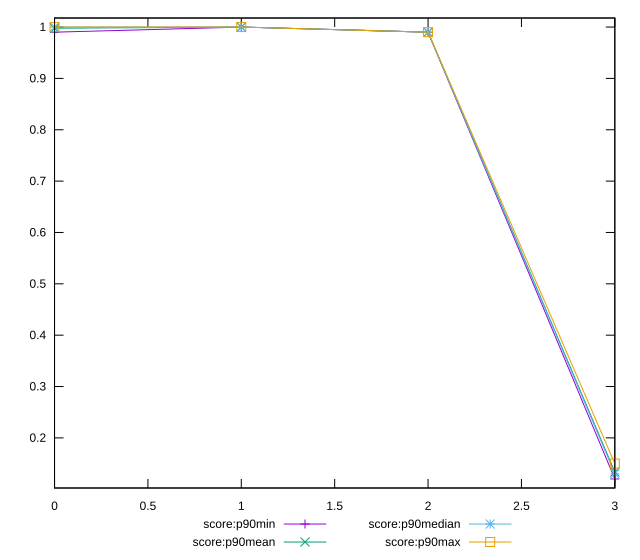

Source code (gnuplot):
reset

$scoreP90Min <<EOF
0 0.99
1 1
2 0.99
3 0.12
EOF

$scoreP90Mean <<EOF
0 0.9977659574468084
1 1
2 0.9899999999999988
3 0.1335106382978725
EOF

$scoreP90Median <<EOF
0 1
1 1
2 0.99
3 0.13
EOF

$scoreP90Max <<EOF
0 1
1 1
2 0.99
3 0.15
EOF

set key outside below
set xrange [0:3]
set yrange [0.10239999999999999:1.0176]
set trange [0.10239999999999999:1.0176]
set terminal svg size 640, 560 enhanced background rgb 'white'
set output "reports/report_00032_2021-02-25T10-28-15.087Z/first-meaningful-paint/progression/score.svg"

plot $scoreP90Min title "score:p90min" with linespoints, \
     $scoreP90Mean title "score:p90mean" with linespoints, \
     $scoreP90Median title "score:p90median" with linespoints, \
     $scoreP90Max title "score:p90max" with linespoints

reset
